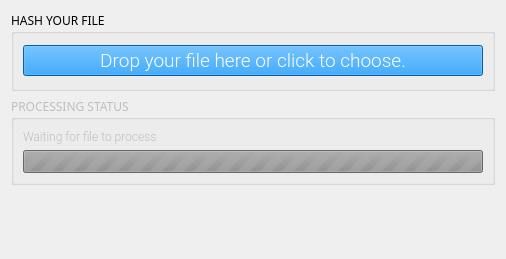
<?xml version="1.0" encoding="UTF-8"?>
<ui version="4.0">
 <class>WidgetHasher</class>
 <widget class="QWidget" name="WidgetHasher">
  <property name="geometry">
   <rect>
    <x>0</x>
    <y>0</y>
    <width>506</width>
    <height>259</height>
   </rect>
  </property>
  <property name="windowTitle">
   <string>Form</string>
  </property>
  <layout class="QVBoxLayout" name="verticalLayout">
   <item>
    <widget class="QGroupBox" name="gbox_dropzone">
     <property name="minimumSize">
      <size>
       <width>200</width>
       <height>80</height>
      </size>
     </property>
     <property name="font">
      <font>
       <family>Oswald</family>
       <pointsize>9</pointsize>
      </font>
     </property>
     <property name="acceptDrops">
      <bool>true</bool>
     </property>
     <property name="title">
      <string>HASH YOUR FILE</string>
     </property>
     <layout class="QVBoxLayout" name="verticalLayout_4">
      <item>
       <widget class="QPushButton" name="button_dropzone">
        <property name="font">
         <font>
          <family>Roboto Light</family>
          <pointsize>14</pointsize>
         </font>
        </property>
        <property name="acceptDrops">
         <bool>true</bool>
        </property>
        <property name="styleSheet">
         <string notr="true">QPushButton:enabled {
	background-color: #0183ea;
	color: white;
}</string>
        </property>
        <property name="text">
         <string>Drop your file here or click to choose.</string>
        </property>
       </widget>
      </item>
     </layout>
    </widget>
   </item>
   <item>
    <widget class="QGroupBox" name="gbox_processing_status">
     <property name="enabled">
      <bool>false</bool>
     </property>
     <property name="font">
      <font>
       <family>Oswald</family>
       <pointsize>9</pointsize>
      </font>
     </property>
     <property name="title">
      <string>PROCESSING STATUS</string>
     </property>
     <layout class="QVBoxLayout" name="verticalLayout_2">
      <item>
       <widget class="QLabel" name="label_processing_status">
        <property name="font">
         <font>
          <family>Roboto Light</family>
         </font>
        </property>
        <property name="text">
         <string>Waiting for file to process</string>
        </property>
        <property name="wordWrap">
         <bool>true</bool>
        </property>
        <property name="textInteractionFlags">
         <set>Qt::LinksAccessibleByMouse|Qt::TextSelectableByMouse</set>
        </property>
       </widget>
      </item>
      <item>
       <widget class="QProgressBar" name="progress_bar">
        <property name="font">
         <font>
          <family>Roboto Light</family>
          <stylestrategy>PreferAntialias</stylestrategy>
         </font>
        </property>
        <property name="maximum">
         <number>0</number>
        </property>
        <property name="value">
         <number>0</number>
        </property>
       </widget>
      </item>
     </layout>
    </widget>
   </item>
   <item>
    <spacer name="spacer_vertical">
     <property name="orientation">
      <enum>Qt::Vertical</enum>
     </property>
     <property name="sizeHint" stdset="0">
      <size>
       <width>20</width>
       <height>63</height>
      </size>
     </property>
    </spacer>
   </item>
  </layout>
 </widget>
 <resources/>
 <connections/>
</ui>
